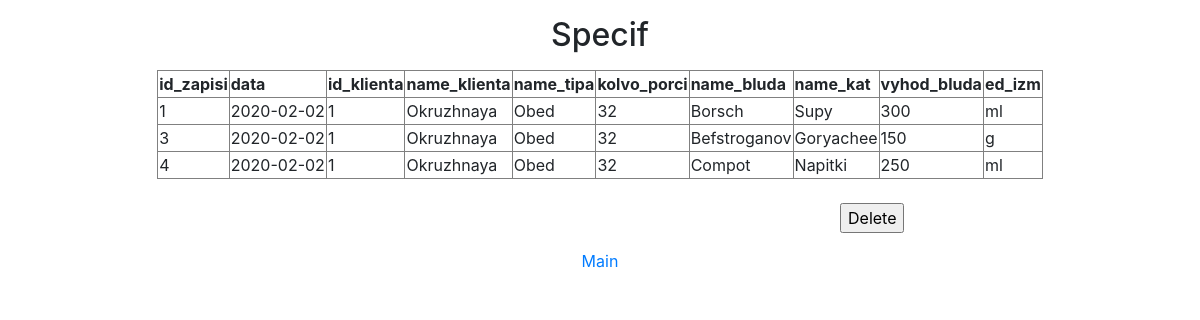
The page /specifall.php on the database its author committed.
### tables this page shows
CREATE TABLE `specif` (
  `id_zapisi` int(11) NOT NULL,
  `id_zayavki` int(11) NOT NULL,
  `id_stroki` int(11) NOT NULL
);

CREATE TABLE `data` (
  `id_daty` int(11) NOT NULL,
  `data` date NOT NULL
);

CREATE TABLE `klienty` (
  `id_klienta` int(11) NOT NULL,
  `name_klienta` varchar(50) NOT NULL,
  `address` varchar(50) NOT NULL,
  `tel` varchar(255) NOT NULL
);

CREATE TABLE `tipy` (
  `id_tipa` int(11) NOT NULL,
  `name_tipa` varchar(20) NOT NULL
);

CREATE TABLE `zayavki` (
  `id_zayavki` int(11) NOT NULL,
  `id_klienta` int(11) NOT NULL,
  `id_tipa` int(11) NOT NULL,
  `kolvo_porci` int(11) NOT NULL
);

CREATE TABLE `bluda` (
  `id_bluda` int(11) NOT NULL,
  `id_kat` int(11) NOT NULL,
  `name_bluda` varchar(50) NOT NULL,
  `vyhod_bluda` decimal(10,0) NOT NULL
);

CREATE TABLE `kat` (
  `id_kat` int(11) NOT NULL,
  `name_kat` varchar(20) NOT NULL,
  `ed_izm` enum('g','ml','','') NOT NULL
);

### specifall.php (the view, shortened to what this page needs)
<!DOCTYPE html>
<html>
<head>
<link rel="stylesheet" href="https://stackpath.bootstrapcdn.com/bootstrap/4.4.1/css/bootstrap.min.css">
</head>
<body>
<p><h2 align='center'>Specif</h2></p>
<?php
require_once 'connection.php';
$link = mysqli_connect($host, $user, $password, $database)
    or die("Error! " . mysqli_error($link));
$query = "SELECT specif.id_zapisi, data.data, klienty.id_klienta, klienty.name_klienta, tipy.name_tipa, zayavki.kolvo_porci, bluda.name_bluda, kat.name_kat, bluda.vyhod_bluda, kat.ed_izm
FROM tipy INNER JOIN ((kat INNER JOIN (data INNER JOIN (bluda INNER JOIN menu ON bluda.id_bluda = menu.id_bluda) ON data.id_daty = menu.id_daty) ON kat.id_kat = bluda.id_kat) INNER JOIN ((klienty INNER JOIN zayavki ON klienty.id_klienta = zayavki.id_klienta) INNER JOIN specif ON zayavki.id_zayavki = specif.id_zayavki) ON menu.id_stroki = specif.id_stroki) ON tipy.id_tipa = zayavki.id_tipa";
$result = mysqli_query($link, $query) or die("Error of query! " . mysqli_error($link));
if($result)
{
    $rows = mysqli_num_rows($result);
    echo "<table align='center' border=1px><tr><th>id_zapisi</th><th>data</th><th>id_klienta</th><th>name_klienta</th><th>name_tipa</th><th>kolvo_porci</th><th>name_bluda</th><th>name_kat</th><th>vyhod_bluda</th><th>ed_izm</th></tr>";
    for ($i = 0 ; $i < $rows ; ++$i)
    {
        $row = mysqli_fetch_row($result);
        echo "<tr>";
            for ($j = 0 ; $j < 10 ; ++$j) echo "<td>$row[$j]</td>";
        echo "</tr>";
    }
    echo "</table>";
}
?>
<form action="specifdel.php">
<p class='margin'><input type="submit" value="Delete"></p>
</form>
<p align='center'><a href="index.php">Main</a></p>
</body>
</html>

### specifall.php (style rules this page uses)
.margin { margin-left: 70%; }

### rows shown on the page
specif: id_zapisi "1"
data: data "2020-02-02"
klienty: id_klienta "1", name_klienta "Okruzhnaya"
tipy: name_tipa "Obed"
zayavki: kolvo_porci "32"
bluda: name_bluda "Borsch", vyhod_bluda "300"
kat: name_kat "Supy", ed_izm "ml"
specif: id_zapisi "3"
bluda: name_bluda "Befstroganov", vyhod_bluda "150"
kat: name_kat "Goryachee", ed_izm "g"
specif: id_zapisi "4"
bluda: name_bluda "Compot", vyhod_bluda "250"
kat: name_kat "Napitki", ed_izm "ml"
